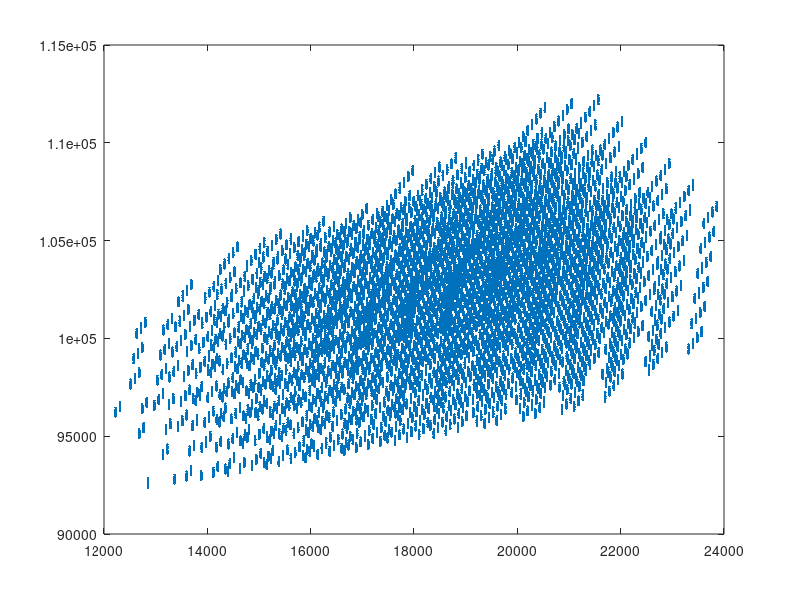

This chart was generated by the following MATLAB code:

clear;
skok=100;
skok_maly=50;
i=1; 
for XA_1=0:skok:1200
    fprintf('X');
    for XB_1=0:skok:1100
         for XA_2=0:skok:1200
              for XB_2=0:skok:1100
                for XA_3=0:skok:1200
                    for XB_3=0:skok:1100
                       
                        if(XA_1+XA_2+XA_3==1100 && XB_1+XB_2+XB_3==1200)
                           
                            if(0.2*XA_1+0.7*XB_1<=600 && 0.8*XA_1+0.3*XB_1<=1400 && 0.2*XA_2+0.7*XB_2<=700 && 0.8*XA_2+0.3*XB_2<=900 && 0.2*XA_3+0.7*XB_3<=550 && 0.8*XA_3+0.3*XB_3<=1200)
                                
                                 for XA_1s=0:skok_maly:100
                                      for XB_1s=0:skok_maly:100
                                          for XA_2s=0:skok_maly:100
                                                for XB_2s=0:skok_maly:100
                                                    if(XA_1s+XB_1s <=100 && XA_2s+XB_2s <=100)
                                                        g1= 11.5*XA_1+6.08333*XB_1;
                                                        g2= 3.16667*XA_2+6.66667*XB_2;
                                                        g3= 10.6667*XA_3+11.25*XB_3;
                                                        k1 = 41*XA_1 + 33.5*XB_1 ; 
                                                        k2 = 33*XA_2 +   47*XB_2 + (33*XA_1s +   47*XB_1s)*0.1 + (33*(XA_1 - XA_1s) +   47*(XB_1 - XB_1s))*0.15 ;
                                                        k3 = 43*XA_3 + 42.5*XB_3 + (43*XA_2s + 42.5*XB_2s)*0.1 + (43*(XA_2 - XA_2s) + 42.5*(XB_2 - XB_2s))*0.15 ;
                                
                                            % X(i)=[XA_1, XB_1, XA_2, XB_2, XA_3, XB_3];
                                                        ryzyko(i)=g1+g2+g3;
                                                        koszt(i)=k1+k2+k3;
                                                        %fprintf('XA_1=%g XB_1=%g XA_2=%g XB_2=%g XA_3=%g XB_3=%g ryzyko=%g\n',XA_1,XB_1, XA_2,XB_2, XA_3,XB_3,ryzyko(i))
                                                        i=i+1;
                                                    end
                                                
                                                end
                                          end
                                
                                       end
                            
                            
                                 end
                            
                            end
                        end
                    end
                 end
              end
        end
    end
end
if i>1
plot(ryzyko,koszt,'.');      
saveas(gcf, 'file.fig'); 

end
